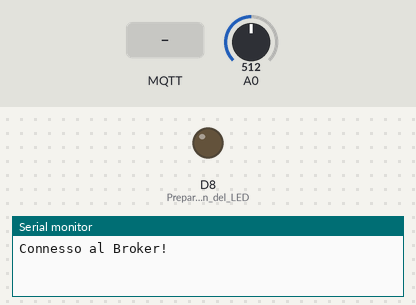
Recording of a sketch running on a simulated Arduino Uno R4 WiFi. On the bench: output pins drawn as LEDs (lit = HIGH), the last lines printed to the serial monitor. The inputs (shaded band) are chosen by the test bench; at power-on: A0 = 512. WiFi joins after 1.5 s; servers stay silent unless stated; no MQTT or app messages arrive unless stated.

Above: at 7.7 s.
7.8 s: MQTT message "ON" arrives on the first subscribed topic
At 8.8 s:
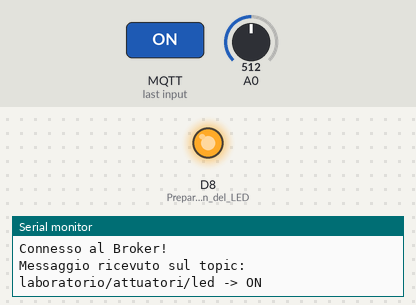
9.3 s: MQTT message "OFF" arrives on the first subscribed topic
At 10.0 s:
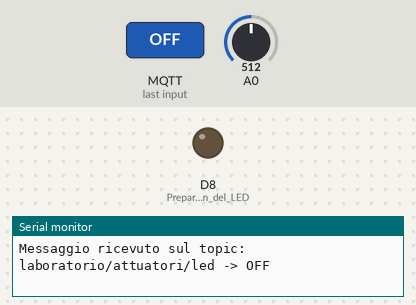
Timing chart, 0 to 12.3 s (numbered marks = the images above; inputs shaded):
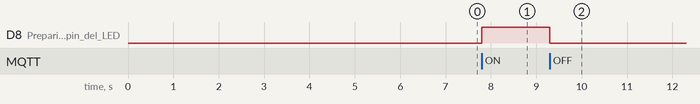

The sketch:

progetto2_mqtt.ino
```cpp
#include <WiFiS3.h>
#include <PubSubClient.h>

char ssid[] = "cloud";
char pass[] = "password";
const char* brokerIP = "10.42.0.1";

WiFiClient wifiClient;
PubSubClient mqttClient(wifiClient);

// 1. LA NOVITÀ: La funzione che scatta quando arriva un messaggio
void ricezioneMessaggio(char* topic, byte* payload, unsigned int length) {
  // Trasformiamo i byte ricevuti in una Stringa leggibile
  String messaggioRicevuto = "";
  for (int i = 0; i < length; i++) {
    messaggioRicevuto += (char)payload[i];
  }

  Serial.print("Messaggio ricevuto sul topic: ");
  Serial.print(topic);
  Serial.print(" -> ");
  Serial.println(messaggioRicevuto);

  // Se il messaggio è "ON", accendi il LED. Se è "OFF", spegnilo.
  if (messaggioRicevuto == "ON") {
    digitalWrite(8, HIGH);
  } else if (messaggioRicevuto == "OFF") {
    digitalWrite(8, LOW);
  }
}

void setup() {
  Serial.begin(9600);
  pinMode(8, OUTPUT); // Prepariamo il pin del LED fisico

  WiFi.begin(ssid, pass);
  delay(5000); // Questo delay va bene perché siamo nel setup, tutto è fermo

  mqttClient.setServer(brokerIP, 1883);

  // Diciamo alla libreria MQTT quale funzione usare quando arriva un messaggio
  mqttClient.setCallback(ricezioneMessaggio);
}

void loop() {
  if (!mqttClient.connected()) {
    if (mqttClient.connect("Arduino_IoT")) {
      Serial.println("Connesso al Broker!");

      // 2. APPENA CONNESSO, CI ABBONIAMO AL TOPIC DEL LED
      mqttClient.subscribe("laboratorio/attuatori/led");

    } else {
      delay(300);
      return;
    }
  }

  // Questa funzione controlla in continuazione se ci sono nuovi messaggi in arrivo
  mqttClient.loop();

  // 3. INVIO DATI SENZA BLOCCARE L'ARDUINO (Usando millis)
  static unsigned long ultimoInvio = 0; // Memoria del cronometro

  if (millis() - ultimoInvio > 300) {  // Se sono passati 2000 millisecondi
    int luce = analogRead(A0);
    String messaggio = String(luce);


    mqttClient.publish("laboratorio/sensori", messaggio.c_str());


    ultimoInvio = millis(); // Azzeriamo il cronometro
  }
}
```

Measured:
- after the input at 7.8 s, D8 (Prepariamo_il_pin_del_LED): LOW → HIGH at once
- after the input at 9.3 s, D8 (Prepariamo_il_pin_del_LED): HIGH → LOW at once
